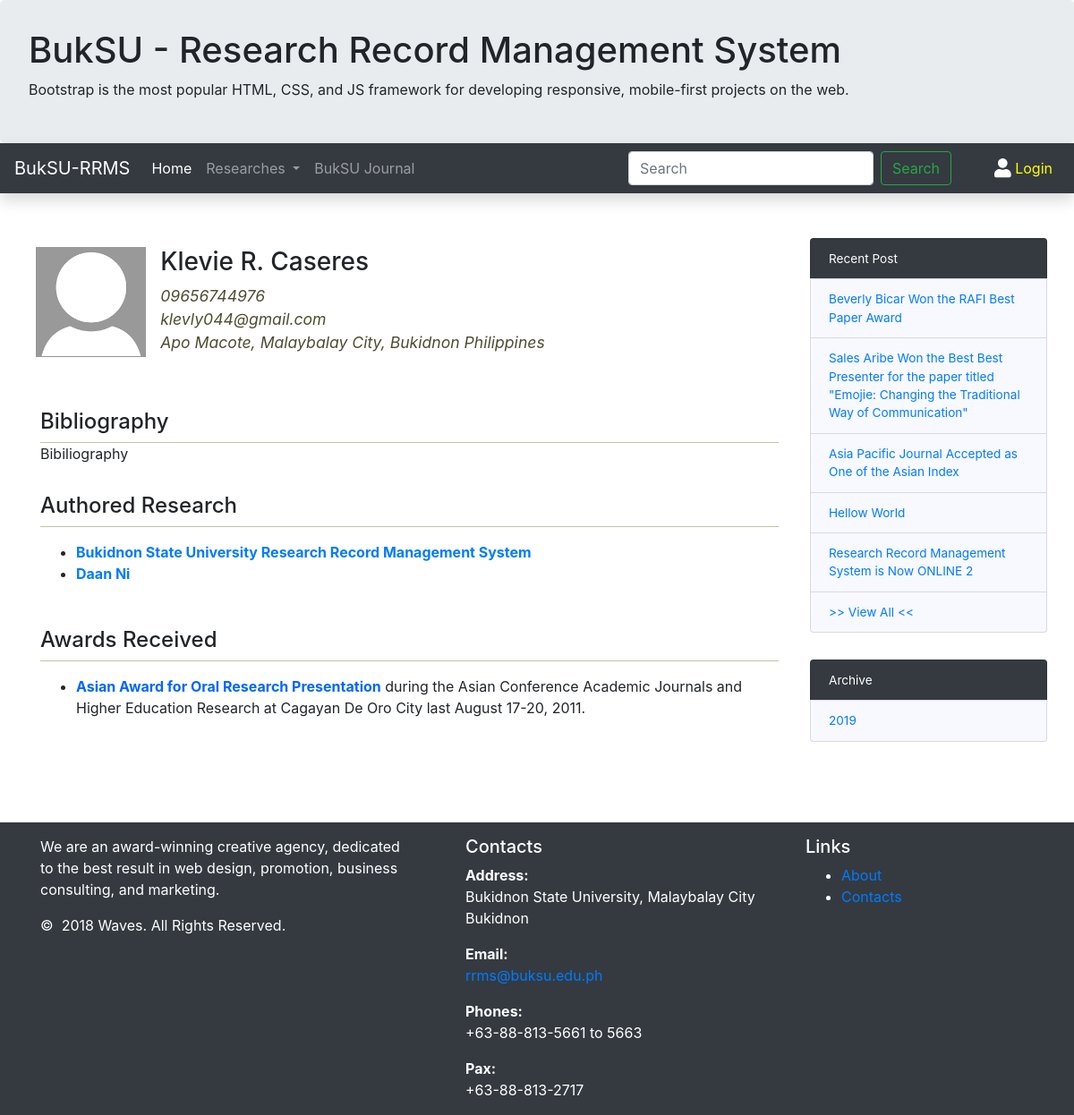
The app's page /author/?aut_id=2 with its own data.
### tables this page shows
CREATE TABLE `author` (
  `a_id` int(11) NOT NULL,
  `a_fname` varchar(40) NOT NULL,
  `a_mname` varchar(40) NOT NULL,
  `a_lname` varchar(40) NOT NULL,
  `a_suffix` varchar(5) NOT NULL,
  `bib` text NOT NULL,
  `a_add` varchar(50) NOT NULL,
  `a_contact` varchar(15) NOT NULL,
  `a_email` varchar(25) NOT NULL,
  `a_pic` varchar(40) NOT NULL,
  `login` int(11) NOT NULL
);

CREATE TABLE `book` (
  `book_id` int(11) NOT NULL,
  `book_title` varchar(150) NOT NULL DEFAULT '',
  `abstract` text NOT NULL,
  `pub_date` datetime NOT NULL DEFAULT CURRENT_TIMESTAMP,
  `department` smallint(6) DEFAULT '0',
  `keywords` text NOT NULL,
  `refrences` longtext NOT NULL,
  `rev_count` smallint(6) DEFAULT '0',
  `status` varchar(50) NOT NULL DEFAULT 'Unpublished',
  `enabled` tinyint(4) NOT NULL DEFAULT '0',
  `views_count` smallint(6) DEFAULT '0',
  `cited` int(11) NOT NULL DEFAULT '0',
  `cover` tinytext NOT NULL,
  `docloc` text NOT NULL,
  `link` text NOT NULL,
  `aut_type` tinytext NOT NULL,
  `dowloadable` tinyint(4) NOT NULL DEFAULT '0',
  `refkey` tinytext NOT NULL
);

CREATE TABLE `post` (
  `id` bigint(20) NOT NULL,
  `post_tittle` text NOT NULL,
  `post_body` longtext NOT NULL,
  `post_date` datetime NOT NULL DEFAULT CURRENT_TIMESTAMP,
  `post_user` varchar(50) NOT NULL,
  `feautured` tinyint(4) NOT NULL DEFAULT '0',
  `cover` text NOT NULL,
  `location` varchar(100) NOT NULL DEFAULT 'post/',
  `views_count` bigint(20) NOT NULL DEFAULT '0'
);

### includes/path.php (called while the page is built, shortened)
<?php
	$rootPath = "http://$_SERVER[HTTP_HOST]" . "/rrms-buksu/";
?>

### author/index.php (the view, shortened to what this page needs)
<?php
    $dbconfig= new dbconfig();
    $con= $dbconfig -> getCon();
?>
<!DOCTYPE html>
<html>
<head>
	<?php
		if(isset($_GET['aut_id'])){
			$a_id = $_GET['aut_id'];
			$query = 'SELECT CONCAT(`a_fname`, " ", SUBSTRING(`a_mname`, 1, 1), ". ", `a_lname`, " ", `a_suffix`) as name, `bib`,`a_add`,`a_contact`,`a_email` FROM `author` WHERE a_id='. $a_id;
			$result = $con->query($query);
			if($result->num_rows>0){
				$author = $result->fetch_assoc();
				$cannotFindAuthor = 0;
			}else{
				$cannotFindAuthor = 1;
			}
		}
	?>
    <?php
    	include ($_SERVER["DOCUMENT_ROOT"] . '/rrms-buksu/includes/header.php');
    ?>
</head>
<body>
	<div class="container main-body-wrapler">
		<div class="row">
			<div class="col-md-9 col-sm-12">
			<?php
				if(isset($_GET['aut_id'])){
					if($cannotFindAuthor===0){
						echo '<div class="row" style="padding: 10px; margin-bottom: 3rem;">
					<div class="col-md-2 col-sm-12" id="author-cover-div">
						<img src="noprofile.png" id="cover-img">
					</div>
					<div class="col-md-10 col-sm-12">
						<div class="row">
									<h3>'. $author['name'] .'</h3>
								</div>
								<div class="row author-details">
									'. $author['a_contact'] .'
								</div>
								<div class="row author-details">
									'. $author['a_email'] .'
								</div>
								<div class="row author-details">
									'. $author['a_add'] .'
								</div>
					</div>
				</div>';
							echo '
						<div class="container mobile-pad">
							<div class="row content-header">
								<h4>Bibliography</h4>
							</div>
							<div class="row">';
							if($author['bib']!==""){
								echo $author['bib'];
							}else{
								echo'No Bibliography Added.';
							}
							echo'</div>
							<div class="row content-header">
								<h4>Authored Research</h4>
							</div>
							<div class="row">
								<ul style="margin-top: 1rem;">
									';
										$query= "SELECT book.book_id, book.book_title, book.cover, book.link, book.aut_type, book.docloc, SUBSTRING(book.pub_date, 1, 4) as date, book.abstract, book.`keywords` FROM junc_authorbook
INNER JOIN book on book.book_id = junc_authorbook.book_id
WHERE book.enabled=1 AND junc_authorbook.aut_id = ? ORDER BY book.pub_date ASC ";
										$stmt = $con->prepare($query);
										$stmt->bind_param("i", $_GET['aut_id']);
										if($stmt->execute()){
											$result = $stmt->get_result();
											if($result->num_rows>0){
												while($row=$result->fetch_assoc()){
													echo '<li>
										<b style="color: #0066ff;"><a href="' . PROJECT_ROOT .  'research/'. $row['date'] ."/" . $row['aut_type'] . "/" . $row['link']. '">
								  		'. $row['book_title'] .'
								  	</a></b>
									</li>';
												}
											}
										}
										echo '
								</ul>
							</div>
							<div class="row content-header">
								<h4>Awards Received</h4>
							</div>
							<div class="row">
								<ul style="margin-top: 1rem;">
									<li>
										<b style="color: #0066ff;">Asian Award for Oral Research Presentation</b> during the Asian Conference Academic Journals and Higher Education Research at Cagayan De Oro City last August 17-20, 2011.
									</li>
								</ul>
							</div>
						</div>
					';
					}else{
						include ($_SERVER["DOCUMENT_ROOT"] . '/rrms-buksu/404.php');
					}
			}else{
				include ($_SERVER["DOCUMENT_ROOT"] . '/rrms-buksu/404.php');
			}
			?>
			</div>
			<div class="col-md-3" id="related-study">
                <?php include(PROJECT_ROOT_NOT_LINK . "recent-post.php") ?>
          		<?php include(PROJECT_ROOT_NOT_LINK . "archive.php") ?>
            </div>
		</div>
	</div>
    <?php
        include $_SERVER['DOCUMENT_ROOT'] . '/rrms-buksu/includes/footer.php';
    ?>
</body>
</html>

### recent-post.php
<div class="list-group" >
            <div class="list-group-item bg-dark" id="widget-header">
                Recent Post
            </div>
            <?php
                $dbconfig= new dbconfig();
                $con= $dbconfig -> getCon();
                $query = "SELECT `id`, `post_tittle`, `location` FROM `post` ORDER BY `post_date` DESC LIMIT 5";
                $result = $con->query($query);
                if($result->num_rows>0){
                    while ($row = $result->fetch_assoc()) {
                        echo '<a href="'. $rootPath . $row['location'] . '?post_id=' . $row['id'] . '" class="list-group-item">'. $row['post_tittle'] .'</a>';
                    }
                    echo '<a href="'. $rootPath . $row['location'] . 'post/all.php'. '" class="list-group-item">>> View All <<</a>';
                }
            ?>
          </div>

### css/style.css (style rules this page uses)
.list-group-item { background-color: ghostwhite; overflow: hidden; font-size: 0.85em; }
.list-group { padding-bottom: 30px; }
#author-cover-div { padding-left: 0px; padding-right: 1rem; border-radius: 50%; }
#cover-img { max-width: 100%; }
#related-study { padding-left: 20px; padding-bottom: 10px; padding-right: 0px; }
#widget-header { background-color: blue; color: white; }
.main-body-wrapler { padding-top: 50px; padding-bottom: 50px; }
.author-details { color: #4d4d33; font-size: 1.1em; font-style: italic; }
.content-header { border-bottom: 1px solid #c2c2a3; margin-top: 2rem; }

### records on screen
author: a_contact "09656744976", a_email "klevly044@gmail.com", a_add "Apo Macote, Malaybalay City, Bukidnon Philippines", bib "Bibiliography"
book: book_title "Bukidnon State University Research Record Management System"
book: book_title "Daan Ni"
post: post_tittle "Beverly Bicar Won the RAFI Best Paper Award"
post: post_tittle "Sales Aribe Won the Best Best Presenter for the paper titled \"Emojie: Changing the Traditional Way of Communication\""
post: post_tittle "Asia Pacific Journal Accepted as One of the Asian Index"
post: post_tittle "Hellow World"
post: post_tittle "Research Record Management System is Now ONLINE 2"

### other values on screen
$author['name'] "Klevie R. Caseres"
$row['archive'] "2019"
